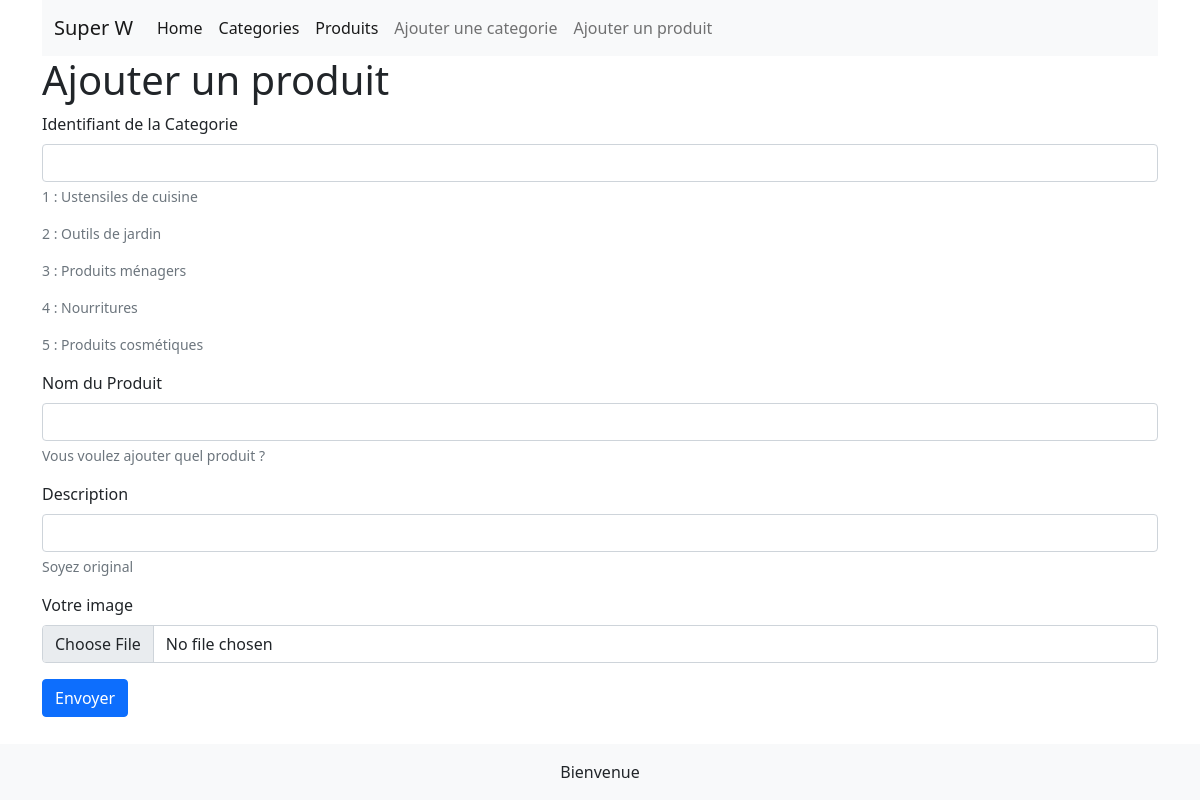
The page /products/create.php (signed in) on the database its author committed.
### tables this page shows
CREATE TABLE `categories` ( `categorie_id` INT NOT NULL AUTO_INCREMENT, `user_id` INT(11) NOT NULL, `categorie_name` VARCHAR(128) NOT NULL, `description` VARCHAR(256) NOT NULL, PRIMARY KEY (`categorie_id`), FOREIGN KEY (`user_id`) REFERENCES users(`user_id`));

### products/create.php (the view, shortened to what this page needs)
<!DOCTYPE html>
<html>
<head>
    <link
        href="https://cdn.jsdelivr.net/npm/bootstrap@5.0.2/dist/css/bootstrap.min.css"
        rel="stylesheet"
    >
</head>
<body class="d-flex flex-column min-vh-100">
    <div class="container">
    <?php include_once('./../header.php'); ?>
        <h1>Ajouter un produit</h1>
        <form action="<?php echo('/epreuve/products/post_create.php'); ?>" method="POST" enctype="multipart/form-data">
            <div class="mb-3">
                <label for="categorie_id" class="form-label">Identifiant de la Categorie</label>
                <input type="text" class="form-control" id="categorie_id" name="categorie_id" aria-describedby="title-help">
                <div id="title-help" class="form-text">
                    <?php $sqlQuery = 'SELECT categorie_name, categorie_id FROM categories'; ?>
                    <?php $categorieStatement = $mysqlClient->prepare($sqlQuery); ?>
                    <?php $categorieStatement->execute(); ?>
                    <?php $categories = $categorieStatement->fetchAll(); ?>
                    <?php foreach(($categories) as $categorie) : ?>
                        <article>
                            <p><?php echo $categorie['categorie_id']; ?> : <?php echo $categorie['categorie_name']; ?> </br></p>
                        </article>
                    <?php endforeach ?>
                </div>
            </div>
            <div class="mb-3">
              <label for="product_name" class="form-label">Nom du Produit</label>
              <input type="text" class="form-control" id="product_name" name="product_name" aria-describedby="title-help">
              <div id="title-help" class="form-text">Vous voulez ajouter quel produit ?</div>
            </div>
            <div class="mb-3">
              <label for="description" class="form-label">Description</label>
              <input type="text" class="form-control" id="description" name="description" aria-describedby="title-help">
              <div id="title-help" class="form-text">Soyez original</div>
            </div>
            <div class="mb-3">
              <label for="image" class="form-label">Votre image</label>
              <input type="file" class="form-control" id="image" name="image" />
            </div>
        <input type="submit" class="btn btn-primary" value="Envoyer" />
        </form>
        <br />
    </div>
    <?php include_once('./../footer.php'); ?>
</body>
</html>

### header.php (shortened to what this page needs)
<nav class="navbar navbar-expand-lg navbar-light bg-light">
  <div class="container-fluid">
    <a class="navbar-brand" href="/epreuve/home.php">Super W</a>
    <div class="collapse navbar-collapse" id="navbarSupportedContent">
      <ul class="navbar-nav me-auto mb-2 mb-lg-0">
        <li class="nav-item">
          <a class="nav-link active" aria-current="page" href="/epreuve/home.php">Home</a>
        </li>
        <li class="nav-item">
          <a class="nav-link active" aria-current="page" href="/epreuve/categories/categories_list.php">Categories</a>
        </li>
        <li class="nav-item">
          <a class="nav-link active" aria-current="page" href="/epreuve/products/products_list.php">Produits</a>
        </li>
        <?php if(isset($_SESSION["LOGGED_USER"])) : ?>
          <li class="nav-item">
            <a class="nav-link" href= "/epreuve/categories/create.php"> Ajouter une categorie </a>
          </li>
          <li class="nav-item">
            <a class="nav-link" href= "/epreuve/products/create.php"> Ajouter un produit </a>
          </li>
        <?php endif; ?>
      </ul>
    </div>
  </div>
</nav>

### footer.php (shortened to what this page needs)
<footer class="bg-light text-center text-lg-start mt-auto">
  <div class="text-center p-3">
    Bienvenue
  </div>
</footer>

### rows shown on the page
categories: categorie_id "1", categorie_name "Ustensiles de cuisine"
categories: categorie_id "2", categorie_name "Outils de jardin"
categories: categorie_id "3", categorie_name "Produits ménagers"
categories: categorie_id "4", categorie_name "Nourritures"
categories: categorie_id "5", categorie_name "Produits cosmétiques"
